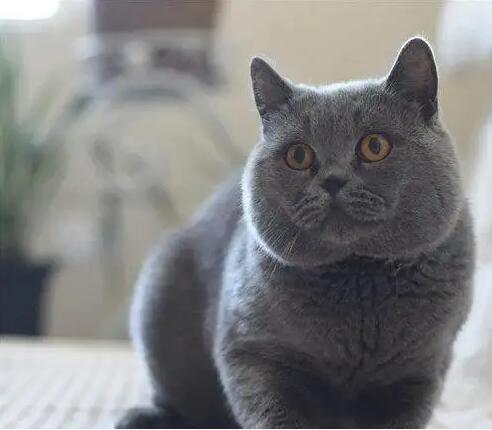
#> input picture docs/Tutorials/4. OpenCV Computer Vision Course/Lesson 8 Image Processing---Geometric Transformation/Routine Code/Perspective/1.jpg, 492 x 430 px
$ python Perspective.py
#> lines starting #> are read from the running program, lines starting #| are printed output that depends on the picture
import cv2
import numpy as np

img=cv2.imread('1.jpg')
#> img is the input picture: shape (430, 492, 3); mean B, G, R 128.9, 128.5, 128.1
rows, cols = img.shape[:2]
#> rows = 430; cols = 492
print(rows,cols)
#| 430 492

pts1 = np.float32([[150,50],[400,50],[60,450],[310,450]])
pts2 = np.float32([[50,50],[rows-50,50],[50,cols-50],[rows-50,cols-50]])
M = cv2.getPerspectiveTransform(pts1,pts2)
dst = cv2.warpPerspective(img,M,(cols,rows))
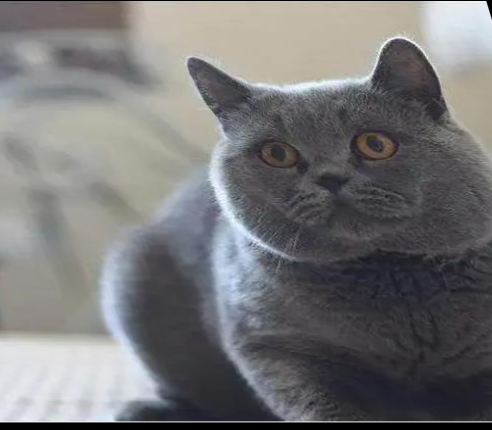
#> dst: shape (430, 492, 3); mean B, G, R 118.6, 117.9, 118.3

cv2.imshow("img",img)
cv2.imshow("dst",dst)
cv2.waitKey()
cv2.destroyAllWindows()
